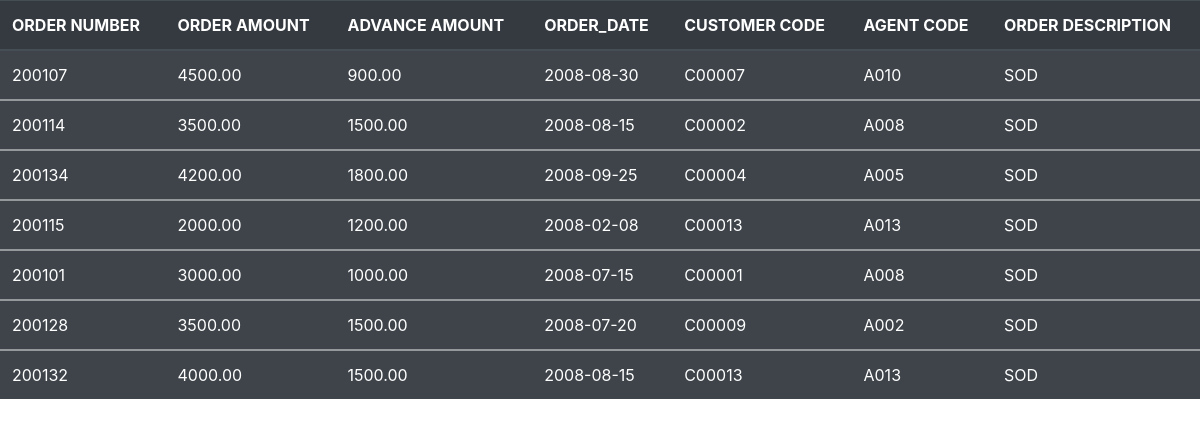
The page /view_daysorder.php on the database its author committed.
### tables this page shows
CREATE TABLE IF NOT EXISTS `daysorder` (
  `ORD_NUM` decimal(6,0) NOT NULL,
  `ORD_AMOUNT` decimal(12,2) NOT NULL,
  `ADVANCE_AMOUNT` decimal(12,2) NOT NULL,
  `ORD_DATE` date NOT NULL,
  `CUST_CODE` varchar(6) NOT NULL,
  `AGENT_CODE` varchar(6) NOT NULL,
  `ORD_DESCRIPTION` varchar(60) NOT NULL
);

### view_daysorder.php (the view, shortened to what this page needs)
<?php
    include 'connection.php';
    $query = mysqli_query ($connection , "SELECT * FROM daysorder");
?>
<!DOCTYPE html>
<html lang="en">
<head>
    <link rel = "stylesheet" href = "bootstrap/css/bootstrap.min.css">
</head>
<body>
    <table class = "table table-dark table-striped">
        <thead>
        <tr>
        <th>ORDER NUMBER</th>
        <th>ORDER AMOUNT</th>
        <th>ADVANCE AMOUNT</th>
        <th>ORDER_DATE</th>
        <th>CUSTOMER CODE</th>
        <th>AGENT CODE</th>
        <th>ORDER DESCRIPTION</th>
        </thead>
        <?php
       while ($data = mysqli_fetch_array($query)){
        ?>
    <tbody>
        <tr>
            <td>
                <?php echo $data['ORD_NUM'];  ?>
            </td>
            <td>
                <?php echo $data['ORD_AMOUNT'];  ?>
            </td>
            <td>
                <?php echo $data['ADVANCE_AMOUNT'];  ?>
            </td>
            <td>
                <?php echo $data['ORD_DATE'];  ?>
            </td>
            <td>
                <?php echo $data['CUST_CODE'];  ?>
            </td>
            <td>
                <?php echo $data['AGENT_CODE'];  ?>
            </td>
            <td>
                <?php echo $data['ORD_DESCRIPTION'];  ?>
            </td>
            <?php } ?>
        </tr>
    </tbody>
        </table>
</body>
</html>

### rows shown on the page
daysorder: ORD_NUM "200107", ORD_AMOUNT "4500.00", ADVANCE_AMOUNT "900.00", ORD_DATE "2008-08-30", CUST_CODE "C00007", AGENT_CODE "A010", ORD_DESCRIPTION "SOD"
daysorder: ORD_NUM "200114", ORD_AMOUNT "3500.00", ADVANCE_AMOUNT "1500.00", ORD_DATE "2008-08-15", CUST_CODE "C00002", AGENT_CODE "A008", ORD_DESCRIPTION "SOD"
daysorder: ORD_NUM "200134", ORD_AMOUNT "4200.00", ADVANCE_AMOUNT "1800.00", ORD_DATE "2008-09-25", CUST_CODE "C00004", AGENT_CODE "A005", ORD_DESCRIPTION "SOD"
daysorder: ORD_NUM "200115", ORD_AMOUNT "2000.00", ADVANCE_AMOUNT "1200.00", ORD_DATE "2008-02-08", CUST_CODE "C00013", AGENT_CODE "A013", ORD_DESCRIPTION "SOD"
daysorder: ORD_NUM "200101", ORD_AMOUNT "3000.00", ADVANCE_AMOUNT "1000.00", ORD_DATE "2008-07-15", CUST_CODE "C00001", AGENT_CODE "A008", ORD_DESCRIPTION "SOD"
daysorder: ORD_NUM "200128", ORD_AMOUNT "3500.00", ADVANCE_AMOUNT "1500.00", ORD_DATE "2008-07-20", CUST_CODE "C00009", AGENT_CODE "A002", ORD_DESCRIPTION "SOD"
daysorder: ORD_NUM "200132", ORD_AMOUNT "4000.00", ADVANCE_AMOUNT "1500.00", ORD_DATE "2008-08-15", CUST_CODE "C00013", AGENT_CODE "A013", ORD_DESCRIPTION "SOD"
